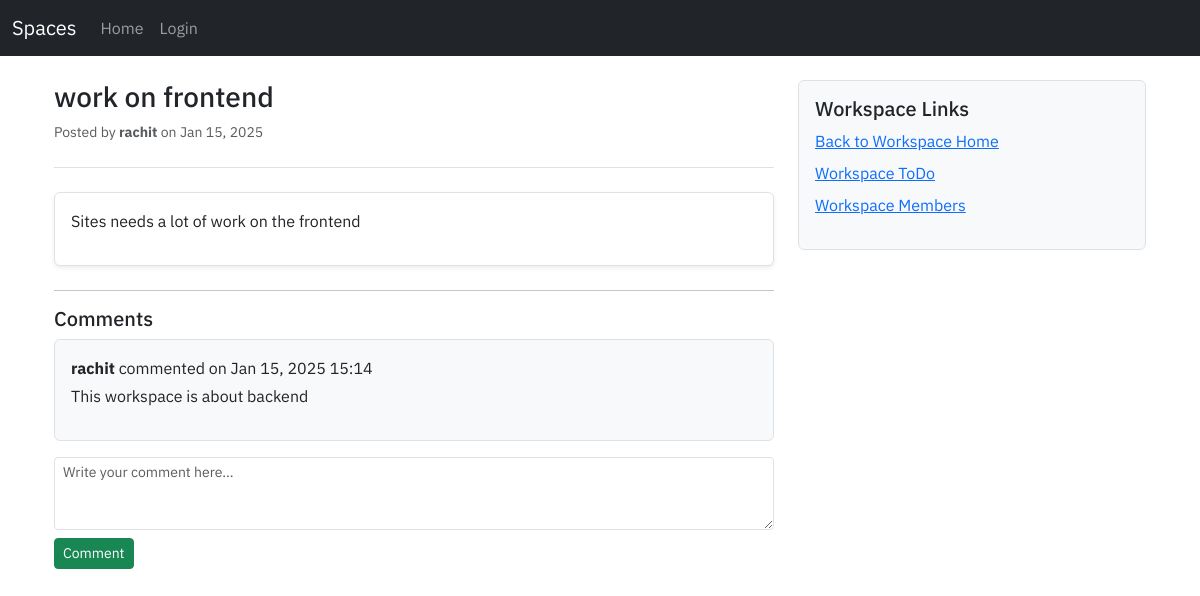
The page /post/2 on the database as committed earlier.
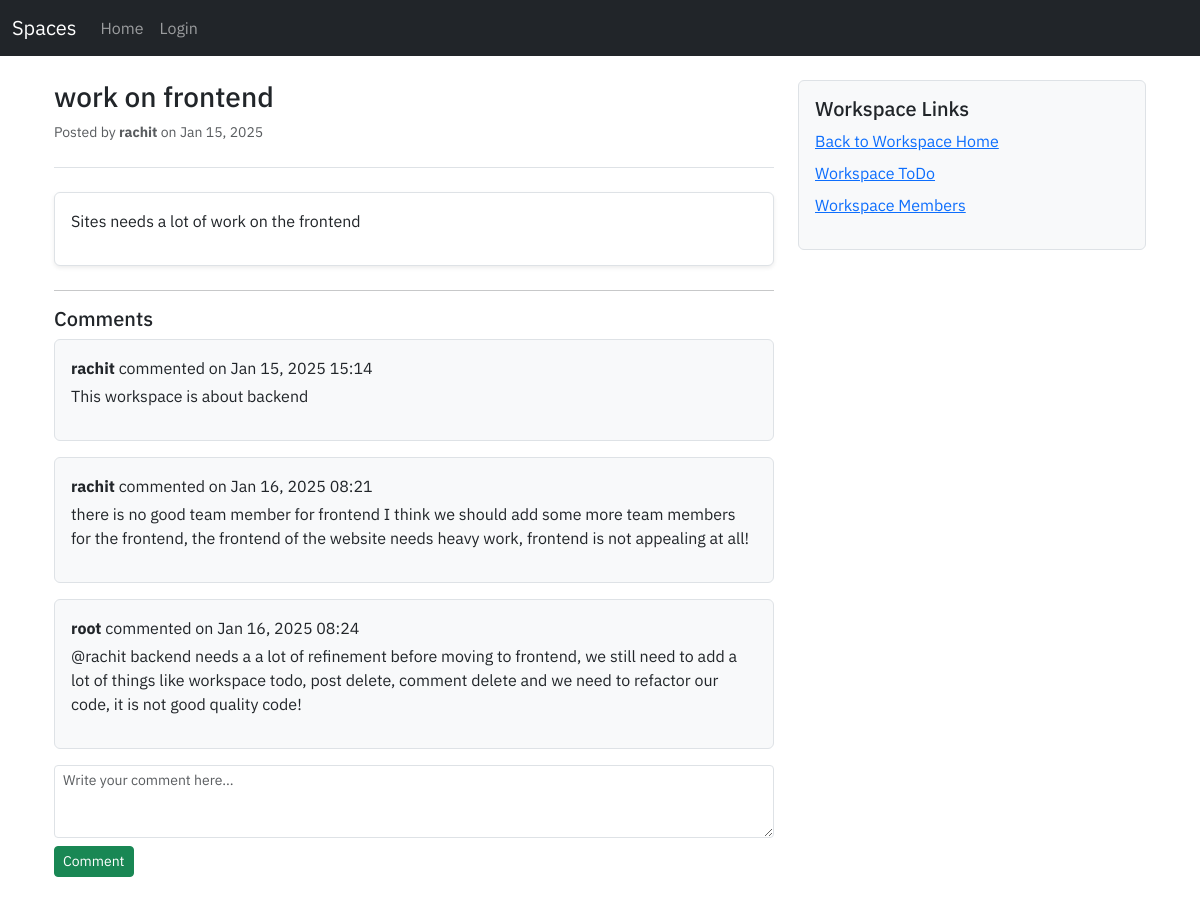
The same page on the database as committed later.
### workspace/models.py (models this page shows, shortened)
class Post(models.Model):
    workspace = models.ForeignKey(Workspace, on_delete=models.CASCADE)
    title = models.CharField(max_length=255)
    content = models.TextField(blank=False, null=False)
    author = models.ForeignKey(User, on_delete=models.SET_NULL, null=True)
    created_at = models.DateTimeField(auto_now_add=True)
    updated_at = models.DateTimeField(auto_now=True)

class Comment(models.Model):
    content = models.TextField(blank=False, null=False)
    post = models.ForeignKey(Post, on_delete=models.CASCADE)
    author = models.ForeignKey(User, on_delete=models.SET_NULL, null=True)
    created_at = models.DateTimeField(auto_now_add=True)
    updated_at = models.DateTimeField(auto_now=True)

### workspace/views.py (the view)
# urls.py: path('post/<int:post_id>', views.post_view, name='post'),
def post_view(request, post_id):
    post = get_object_or_404(Post, id=post_id)
    if request.method == "POST":
        form = CommentCreationForm(request.POST)
        if form.is_valid():
            comment = form.save(commit=False)
            comment.author = request.user
            comment.post = post
            comment.save()
            return redirect('post', post_id=post_id)
    else:
        form = CommentCreationForm()
        comments = Comment.objects.filter(post=post)
    context = {
        'form': form,
        'post': post,
        'comments': comments,
    }
    return render(request, 'workspace/post.html', context=context)

### workspace/forms.py
class CommentCreationForm(forms.ModelForm):
    class Meta:
        model = Comment
        fields = ['content']
        widgets = {
            'content': forms.Textarea(attrs={'rows':3, 'cols': 100, 'placeholder': 'Write a comment...'})
        }

### workspace/templates/workspace/post.html (shortened to what this page needs)
{% extends "user/base.html" %}
{% block content %}
<div class="container mt-4">
    <div class="row">
        <div class="col-md-8">
            <div class="border-bottom pb-2 mb-4">
                <h1 class="h3">{{ post.title }}</h1>
                <p class="text-muted small">Posted by <strong>{{ post.author }}</strong> on {{ post.created_at|date:"M d, Y" }}</p>
            </div>
            <div class="post-content mb-4 p-3 bg-white border rounded shadow-sm">
                <p>{{ post.content }}</p>
            </div>
            <hr>
            <div class="comments-section">
                <h5>Comments</h5>
                {% if comments %}
                    {% for comment in comments %}
                        <div class="comment mb-3 p-3 bg-light border rounded">
                            <p class="mb-1"><strong>{{ comment.author }}</strong> commented on {{ comment.created_at|date:"M d, Y H:i" }}</p>
                            <p>{{ comment.content }}</p>
                        </div>
                    {% endfor %}
                {% else %}
                    <p class="text-muted">No comments yet. Be the first to comment!</p>
                {% endif %}
            </div>
            <form method="POST" class="mb-4">
                <textarea name="content" class="form-control form-control-sm" rows="3" placeholder="Write your comment here..."></textarea>
                <button type="submit" class="btn btn-success btn-sm mt-2">Comment</button>
            </form>
        </div>
        <div class="col-md-4">
            <div class="p-3 bg-light border rounded">
                <h5>Workspace Links</h5>
                <ul class="list-unstyled">
                    <li><a href="{% url 'workspace_discussion' post.workspace.id %}" class="d-block mb-2">Back to Workspace Home</a></li>
                    <li><a href="#" class="d-block mb-2">Workspace ToDo</a></li>
                    <li><a href="#" class="d-block mb-2">Workspace Members</a></li>
                </ul>
            </div>
        </div>
    </div>
</div>
{% endblock %}

### user/templates/user/base.html (shortened to what this page needs)
<!DOCTYPE html>
<html lang="en">
<head>
    <link href="https://cdn.jsdelivr.net/npm/bootstrap@5.3.0-alpha3/dist/css/bootstrap.min.css" rel="stylesheet">
     {% load static %}
     <link rel="stylesheet" href="{% static 'user/style.css' %}">
</head>
<body>
    <nav class="navbar navbar-expand-lg navbar-dark bg-dark">
        <div class="container-fluid">
            <a class="navbar-brand" href="#">Spaces</a>
            <div class="collapse navbar-collapse" id="navbarNav">
                <ul class="navbar-nav">
                    <li class="nav-item">
                        <a class="nav-link" href="{% url 'workspace_home' %}">Home</a>
                    </li>
                    {% if user.is_authenticated %}
                    <li class="nav-item">
                        <a class="nav-link" href="{% url 'logout' %}">Logout</a>
                    </li>
                    <li class="nav-item">
                        <a class="nav-link" href="{% url 'profile' %}">Profile</a>
                    </li>
                    {% else %}
                    <li class="nav-item">
                        <a class="nav-link" href="{% url 'login' %}">Login</a>
                    </li>
                    {% endif %}
                </ul>
            </div>
        </div>
    </nav>
    <div class="container mt-4">
        {% block content %}
        {% endblock %}
    </div>
</body>
</html>

### user/static/user/style.css (style rules this page uses)
* { font-family: 'IBM Plex Sans', serif; }

Rows that differ between the two databases and show on the page:
added Comment: author "rachit", created_at "Jan 16, 2025 08:21", content "there is no good team member for frontend I think we should add some more team members for the frontend, the frontend of the website needs heavy work, frontend is not appealing at all!"
added Comment: author "root", created_at "Jan 16, 2025 08:24", content "@rachit backend needs a a lot of refinement before moving to frontend, we still need to add a lot of things like workspace todo, post delete, comment delete and we need to refactor our code, it is not good quality code!"
